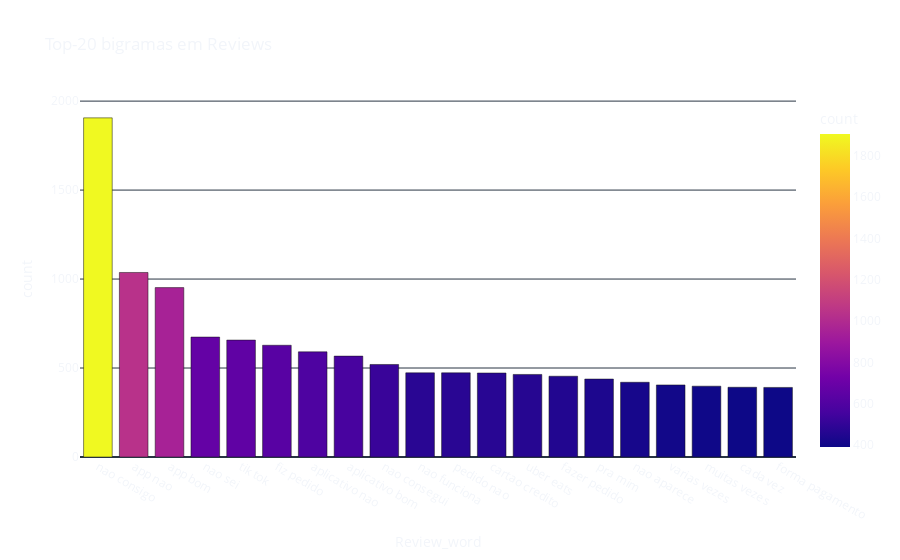

This figure's notebook cell:
### Markdown cell above
**`Bigrams`**

### Code cell
def get_top_n_bigrams(corpus, n=None):
    vec = CountVectorizer(ngram_range=(2, 2), stop_words=stopwords).fit(corpus)
    bag_of_words = vec.transform(corpus)
    sum_words = bag_of_words.sum(axis=0)
    words_freq = [(word, sum_words[0, idx])
                  for word, idx in vec.vocabulary_.items()]
    words_freq = sorted(words_freq, key=lambda x: x[1], reverse=True)
    return words_freq[:n]


common_bigrams = get_top_n_bigrams(df['content'], 20)
for word, freq in common_bigrams:
    print(f'{word}: {freq}')

df2 = pd.DataFrame(common_bigrams, columns=['Review_word', 'count'])

fig = px.bar(df2, x='Review_word', y='count',
             title='Top-20 bigramas em Reviews',
             color='count')
fig.update_layout(template='plotly_dark',
                  paper_bgcolor='rgba(0, 0, 0, 0)',
                  plot_bgcolor='rgba(0, 0, 0, 0)'
                  )
fig.show()

### Figure 1 — Plotly figure (JSON) as saved in the notebook; plotly's stock layout.template omitted (floating-point values rounded to 4 significant figures)
{"data": [{"alignmentgroup": "True", "hovertemplate": "Review_word=%{x}<br>count=%{marker.color}<extra></extra>", "legendgroup": "", "marker": {"color": [1906, 1037, 952, 674, 657, 628, 591, 567, 520, 473, 473, 472, 464, 454, 438, 420, 405, 398, 392, 391], "coloraxis": "coloraxis", "pattern": {"shape": ""}}, "name": "", "offsetgroup": "", "orientation": "v", "showlegend": false, "textposition": "auto", "type": "bar", "x": ["nao consigo", "app nao", "app bom", "nao sei", "tik tok", "fiz pedido", "aplicativo nao", "aplicativo bom", "nao consegui", "nao funciona", "pedido nao", "cartao credito", "uber eats", "fazer pedido", "pra mim", "nao aparece", "varias vezes", "muitas vezes", "cada vez", "forma pagamento"], "xaxis": "x", "y": [1906, 1037, 952, 674, 657, 628, 591, 567, 520, 473, 473, 472, 464, 454, 438, 420, 405, 398, 392, 391], "yaxis": "y"}], "layout": {"barmode": "relative", "coloraxis": {"colorbar": {"title": {"text": "count"}}, "colorscale": [[0, "#0d0887"], [0.1111, "#46039f"], [0.2222, "#7201a8"], [0.3333, "#9c179e"], [0.4444, "#bd3786"], [0.5556, "#d8576b"], [0.6667, "#ed7953"], [0.7778, "#fb9f3a"], [0.8889, "#fdca26"], [1, "#f0f921"]]}, "legend": {"tracegroupgap": 0}, "paper_bgcolor": "rgba(0, 0, 0, 0)", "plot_bgcolor": "rgba(0, 0, 0, 0)", "title": {"text": "Top-20 bigramas em Reviews"}, "xaxis": {"anchor": "y", "domain": [0, 1], "title": {"text": "Review_word"}}, "yaxis": {"anchor": "x", "domain": [0, 1], "title": {"text": "count"}}}}
